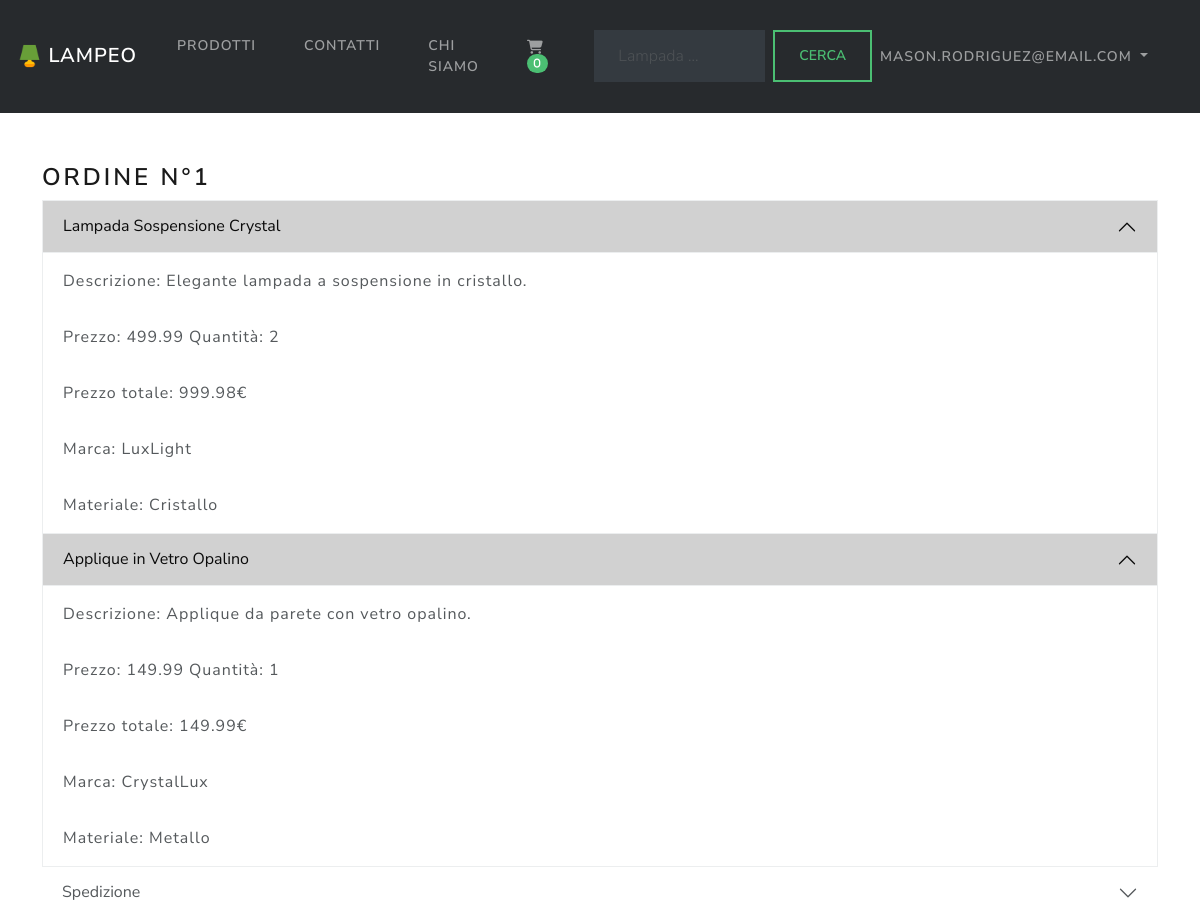
Page /front-end/user/?page=my_order&id=1 (signed in) on the committed database.
### tables this page shows
CREATE TABLE sale_order (
    id INT AUTO_INCREMENT PRIMARY KEY,
    user_id INT,
    date_order DATE,
    shipping_address VARCHAR(55),
    country VARCHAR(255),
    province VARCHAR(255),
    city VARCHAR(255),
    zip VARCHAR(255),
    FOREIGN KEY (user_id) REFERENCES res_user(id)
);

CREATE TABLE product (
    id INT AUTO_INCREMENT PRIMARY KEY,
    name VARCHAR(255),
    price DECIMAL(10, 2),
    description TEXT,
    supplier_id INT,
    category_id INT,
    product_type_id INT,
    image VARCHAR(255),
    created_at timestamp NOT NULL DEFAULT CURRENT_TIMESTAMP,
    FOREIGN KEY (supplier_id) REFERENCES supplier(id),
    FOREIGN KEY (category_id) REFERENCES category(id),
    FOREIGN KEY (product_type_id) REFERENCES product_type(id)
);

CREATE TABLE supplier (
    id INT AUTO_INCREMENT PRIMARY KEY,
    name VARCHAR(255),
    website VARCHAR(255)
);

CREATE TABLE category (
    id INT AUTO_INCREMENT PRIMARY KEY,
    name VARCHAR(255)
);

CREATE TABLE order_item (
    id INT AUTO_INCREMENT PRIMARY KEY,
    order_id INT,
    product_id INT,
    quantity INT,
    FOREIGN KEY (order_id) REFERENCES sale_order(id),
    FOREIGN KEY (product_id) REFERENCES product(id)
);

### back-end/classes/DB.php (called while the page is built, shortened)
<?php
class DB {
    private $conn;
    public $pdo;
    public function __construct() {
        global $conn;
        $this->conn = $conn;
        $this->pdo = new PDO('mysql:dbname='. DB_NAME . ';host=' . DB_HOST, DB_USER, DB_PASS);
    }
    public function query($sql) {
        $query = $this->pdo->query($sql);
        $data = $query->fetchAll();
        return $data;
    }
    public function select_one($table_name, $columns = array(), $id) {
        $query = 'SELECT ';
        $string = '';
        foreach($columns as $column) {
            $string .= ' ' . $column . ',';
        }
        $subString = substr($string, 0, -1);
        $query .= $subString . ' FROM ' . $table_name . ' WHERE  id = ' . $id;
        $result = mysqli_query($this->conn, $query);
        $result_array = mysqli_fetch_assoc($result);
        try {
          $result = mysqli_query($this->conn, $query);
        } catch (Exception $e) {
          echo 'Error selecting record[select_one]: ',  $e->getMessage(), "\n";
        }
        return $result_array;
    }
}
class DBManager {
    protected $db;
    protected $columns;
    protected $tableName;
    public function __construct(){
        $this->db = new DB();
    }
    public function get($id) {
        $resultArr = $this->db->select_one($this->tableName, $this->columns, (int)$id);
        return (object) $resultArr;
      }
}

### back-end/classes/Order.php (called while the page is built, shortened)
<?php
class OrderManager extends DBManager
{
    public function __construct()
    {
        $this->columns = ['id', 'user_id', 'date_order', 'shipping_address', 'country', 'province', 'city', 'zip'];
        $this->tableName = 'sale_order';
    }
}
class OrderItemManager extends DBManager{
    public function get_orders_item($order_id){
        $results = $this->db->query("SELECT * FROM order_item WHERE order_id = $order_id");
        $objects = array();
        foreach($results as $result) {
          array_push($objects, (object)$result);
        }
        return $objects;
    }
}
?>

### back-end/classes/Product.php (called while the page is built, shortened)
<?php
class ProductManager extends DBManager
{
  public function __construct()
  {
    $this->columns = ['id', 'name', 'price', 'description', 'supplier_id', 'category_id', 'image'];
    $this->tableName = 'product';
  }
}
?>

### back-end/classes/Supplier.php (called while the page is built, shortened)
<?php
class SupplierManager extends DBManager{
    public function __construct() {
        $this->columns = ['id','name','website'];
        $this->tableName = 'supplier';
    }
}
?>

### back-end/classes/Category.php (called while the page is built, shortened)
<?php
class CategoryManager extends DBManager{
    public function __construct() {
        $this->columns = ['id','name'];
        $this->tableName = 'category';
    }
}
?>

### front-end/user/pages/my_order.php (the view, shortened to what this page needs)
<?php
$order_id = $_GET['id'];
$order_manager = new OrderManager();
$order_item_manager = new OrderItemManager();
$product_manager = new ProductManager();
$supplier_manager = new SupplierManager();
$category_manager = new CategoryManager();
$order = $order_manager->get($order_id);
$order_items = $order_item_manager->get_orders_item($order_id);
?>
<h3>
    Ordine N°<?php echo $order->id?>
</h3>
<div class="accordion" id="accordionExample">
    <?php foreach($order_items as $order_item) {
        $product = $product_manager->get($order_item->product_id);
        $supplier = $supplier_manager->get($product->supplier_id);
        $category = $category_manager->get($product->category_id);
        ?>
        <div class="accordion-item">
            <h2 class="accordion-header" id="headingOne">
                <button class="accordion-button" type="button" data-bs-toggle="collapse" data-bs-target="#collapseOne"
                    aria-expanded="true" aria-controls="collapseOne">
                    <?php echo $product->name ?>
                </button>
            </h2>
            <div id="collapseOne" class="accordion-collapse collapse show" aria-labelledby="headingOne"
                data-bs-parent="#accordionExample" style="">
                <div class="accordion-body">
                    <strong>Descrizione: <?php echo $product->description ?></strong>
                </div>
            </div>
            <div id="collapseOne" class="accordion-collapse collapse show" aria-labelledby="headingOne"
                data-bs-parent="#accordionExample" style="">
                <div class="accordion-body">
                    <strong>Prezzo: <?php echo $product->price ?></strong>
                    <strong>Quantità: <?php echo $order_item->quantity ?></strong>
                </div>
            </div>
            <div id="collapseOne" class="accordion-collapse collapse show" aria-labelledby="headingOne"
                data-bs-parent="#accordionExample" style="">
                <div class="accordion-body">
                    <strong>Prezzo totale: <?php echo $product->price * $order_item->quantity  ?>€</strong>
                </div>
            </div>
            <div id="collapseOne" class="accordion-collapse collapse show" aria-labelledby="headingOne"
                data-bs-parent="#accordionExample" style="">
                <div class="accordion-body">
                    <strong>Marca: <?php echo $supplier->name ?></strong>
                </div>
            </div>
            <div id="collapseOne" class="accordion-collapse collapse show" aria-labelledby="headingOne"
                data-bs-parent="#accordionExample" style="">
                <div class="accordion-body">
                    <strong>Materiale: <?php echo $category->name ?></strong>
            </div>
            </div>
        </div>
    <?php }?>
    <h2 class="accordion-header" id="headingTwo">
        <button class="accordion-button collapsed" type="button" data-bs-toggle="collapse"
            data-bs-target="#collapseTwo" aria-expanded="false" aria-controls="collapseTwo">
            Spedizione
        </button>
    </h2>
</div>

### rows in the picture
sale_order: id "1"
product: name "Lampada Sospensione Crystal", description "Elegante lampada a sospensione in cristallo.", price "499.99", quantity "2", $product->price*$order_item->quantity "999.98", supplier.name "LuxLight", category.name "Cristallo"
order_item: product.name "Applique in Vetro Opalino", product.description "Applique da parete con vetro opalino.", product.price "149.99", quantity "1", $product->price*$order_item->quantity "149.99", supplier.name "CrystalLux", category.name "Metallo"

### other values in the picture
count($cart_items) "0"
$logged_in_user->email "MASON.RODRIGUEZ@EMAIL.COM"
